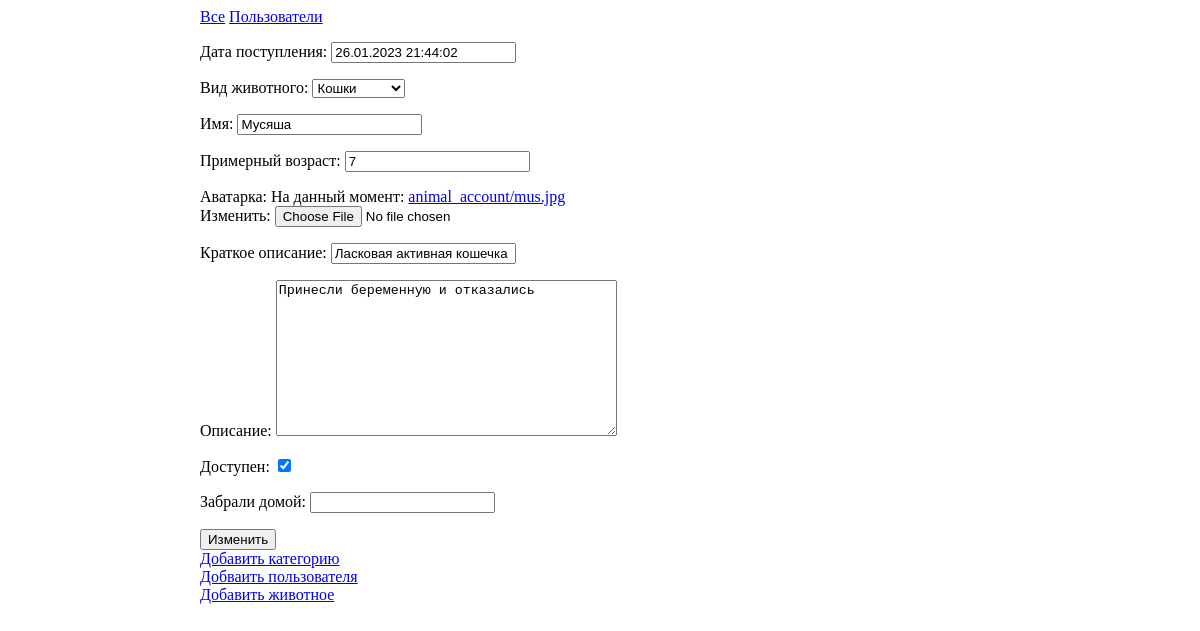
Page /adminapp/edit_animal/2/ on the committed database.
### mainapp/models.py (models this page shows, shortened)
class Animal(models.Model):
    type = models.ForeignKey(TypeOfAnimal, on_delete=models.CASCADE, verbose_name="Вид животного")
    name = models.CharField(max_length=30, verbose_name="Имя")
    age = models.PositiveSmallIntegerField(verbose_name="Примерный возраст", blank=True)
    avatar = models.ImageField(upload_to="animal_account", verbose_name="Аватарка")
    short_description = models.CharField(max_length=70, verbose_name="Краткое описание")
    description = models.TextField(verbose_name="Описание", blank=True)
    date_entrance = models.DateTimeField(auto_created=True, verbose_name="Дата поступления", default=datetime.now())
    is_active = models.BooleanField(verbose_name='Доступен', default=True)
    taken_home = models.DateTimeField(
        blank=True,
        null=True,
        verbose_name="Забрали домой",
    )

### adminapp/views.py (the view)
# urls.py: path('edit_animal/<int:pk>/', edit_animal, name='edit_animal'),
def edit_animal(request, pk):
    current_animal = get_object_or_404(Animal, pk=pk)
    if request.method == 'POST':
        edit_form = EditAnimal(request.POST, request.FILES, instance=current_animal)
        if edit_form.is_valid():
            edit_form.save()
            return HttpResponseRedirect(reverse('adminapp:show_animal', args=[0]))
    edit_form = EditAnimal(instance=current_animal)
    context = {
        'edit_form': edit_form
    }
    return render(request, 'adminapp/edit_animal.html', context)

### adminapp/forms.py
class EditAnimal(ModelForm):
    class Meta:
        model = Animal
        fields = '__all__'

### mainapp/models.py (called while the page is built)
    def __str__(self):
        return f"{self.title}"

### adminapp/templates/adminapp/edit_animal.html (shortened to what this page needs)
{% extends 'adminapp/base.html' %}
{% block content %}
<form enctype="multipart/form-data" method="post">
    {{edit_form.as_p}}
    <input type="submit" value="Изменить">
    {% endblock content %}

### rows in the picture
Animal: date_entrance "26.01.2023 21:44:02", type "Кошки", name "Мусяша", age "7", short_description "Ласковая активная кошечка", description "Принесли беременную и отказались", is_active "☑"
